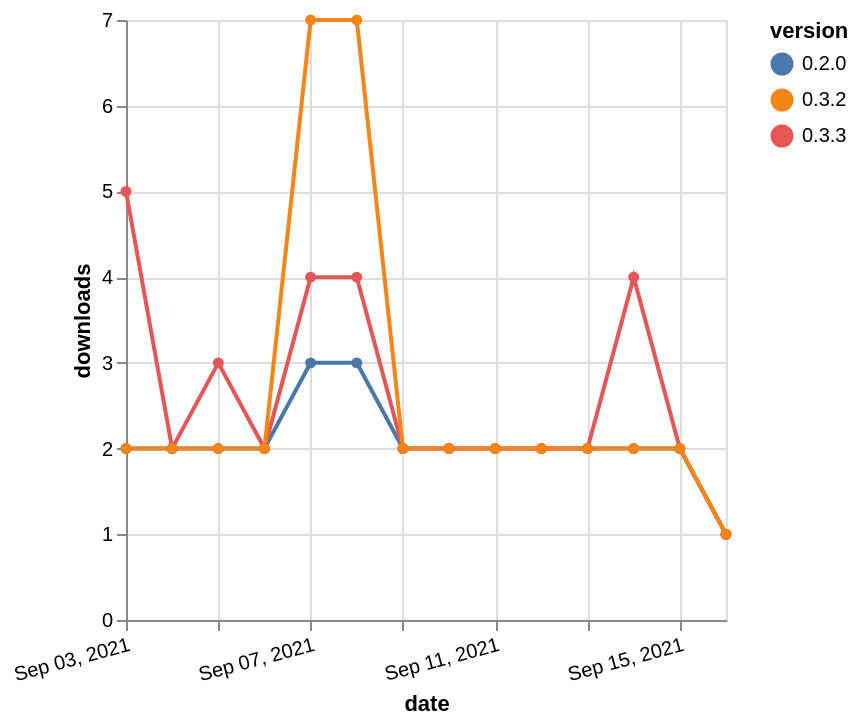

Here is the Vega-Lite specification saved for this chart:
### Vega-Lite specification from a JSON file in a GitHub repository (floating-point values rounded to 4 significant figures)
{"$schema": "https://vega.github.io/schema/vega-lite/v5.json", "description": "A simple bar chart with embedded data.", "data": {"values": [{"date": "2021-09-03", "total": 2402, "delta": 2, "version": "0.2.0"}, {"date": "2021-09-04", "total": 2404, "delta": 2, "version": "0.2.0"}, {"date": "2021-09-05", "total": 2406, "delta": 2, "version": "0.2.0"}, {"date": "2021-09-06", "total": 2408, "delta": 2, "version": "0.2.0"}, {"date": "2021-09-07", "total": 2411, "delta": 3, "version": "0.2.0"}, {"date": "2021-09-08", "total": 2414, "delta": 3, "version": "0.2.0"}, {"date": "2021-09-09", "total": 2416, "delta": 2, "version": "0.2.0"}, {"date": "2021-09-10", "total": 2418, "delta": 2, "version": "0.2.0"}, {"date": "2021-09-11", "total": 2420, "delta": 2, "version": "0.2.0"}, {"date": "2021-09-12", "total": 2422, "delta": 2, "version": "0.2.0"}, {"date": "2021-09-13", "total": 2424, "delta": 2, "version": "0.2.0"}, {"date": "2021-09-14", "total": 2426, "delta": 2, "version": "0.2.0"}, {"date": "2021-09-15", "total": 2428, "delta": 2, "version": "0.2.0"}, {"date": "2021-09-16", "total": 2429, "delta": 1, "version": "0.2.0"}, {"date": "2021-09-03", "total": 362, "delta": 5, "version": "0.3.3"}, {"date": "2021-09-04", "total": 364, "delta": 2, "version": "0.3.3"}, {"date": "2021-09-05", "total": 367, "delta": 3, "version": "0.3.3"}, {"date": "2021-09-06", "total": 369, "delta": 2, "version": "0.3.3"}, {"date": "2021-09-07", "total": 373, "delta": 4, "version": "0.3.3"}, {"date": "2021-09-08", "total": 377, "delta": 4, "version": "0.3.3"}, {"date": "2021-09-09", "total": 379, "delta": 2, "version": "0.3.3"}, {"date": "2021-09-10", "total": 381, "delta": 2, "version": "0.3.3"}, {"date": "2021-09-11", "total": 383, "delta": 2, "version": "0.3.3"}, {"date": "2021-09-12", "total": 385, "delta": 2, "version": "0.3.3"}, {"date": "2021-09-13", "total": 387, "delta": 2, "version": "0.3.3"}, {"date": "2021-09-14", "total": 391, "delta": 4, "version": "0.3.3"}, {"date": "2021-09-15", "total": 393, "delta": 2, "version": "0.3.3"}, {"date": "2021-09-16", "total": 394, "delta": 1, "version": "0.3.3"}, {"date": "2021-09-03", "total": 3307, "delta": 2, "version": "0.3.2"}, {"date": "2021-09-04", "total": 3309, "delta": 2, "version": "0.3.2"}, {"date": "2021-09-05", "total": 3311, "delta": 2, "version": "0.3.2"}, {"date": "2021-09-06", "total": 3313, "delta": 2, "version": "0.3.2"}, {"date": "2021-09-07", "total": 3320, "delta": 7, "version": "0.3.2"}, {"date": "2021-09-08", "total": 3327, "delta": 7, "version": "0.3.2"}, {"date": "2021-09-09", "total": 3329, "delta": 2, "version": "0.3.2"}, {"date": "2021-09-10", "total": 3331, "delta": 2, "version": "0.3.2"}, {"date": "2021-09-11", "total": 3333, "delta": 2, "version": "0.3.2"}, {"date": "2021-09-12", "total": 3335, "delta": 2, "version": "0.3.2"}, {"date": "2021-09-13", "total": 3337, "delta": 2, "version": "0.3.2"}, {"date": "2021-09-14", "total": 3339, "delta": 2, "version": "0.3.2"}, {"date": "2021-09-15", "total": 3341, "delta": 2, "version": "0.3.2"}, {"date": "2021-09-16", "total": 3342, "delta": 1, "version": "0.3.2"}]}, "width": "container", "mark": {"type": "line", "point": {"filled": true}}, "encoding": {"x": {"field": "date", "type": "temporal", "timeUnit": "yearmonthdate", "title": "date", "axis": {"labelAngle": -15}}, "y": {"field": "delta", "type": "quantitative", "title": "downloads"}, "color": {"field": "version", "type": "nominal"}, "tooltip": {"field": "delta"}}}
